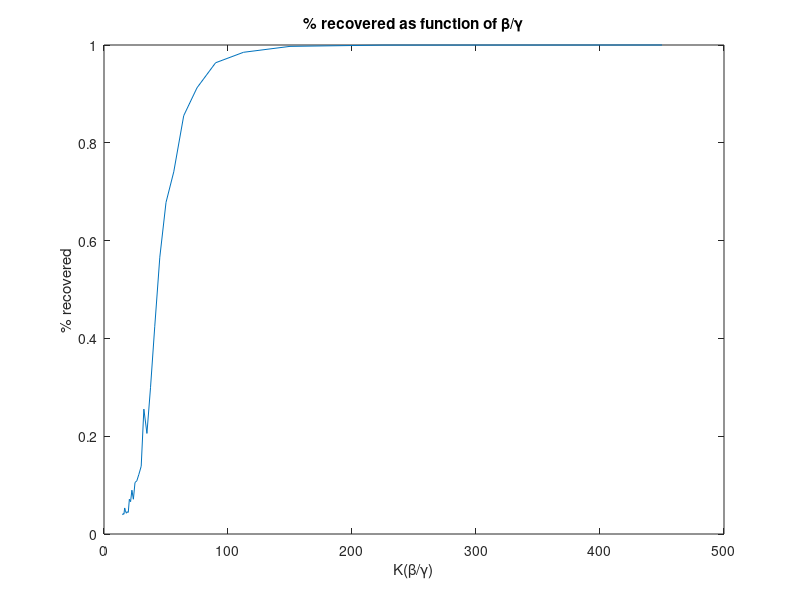
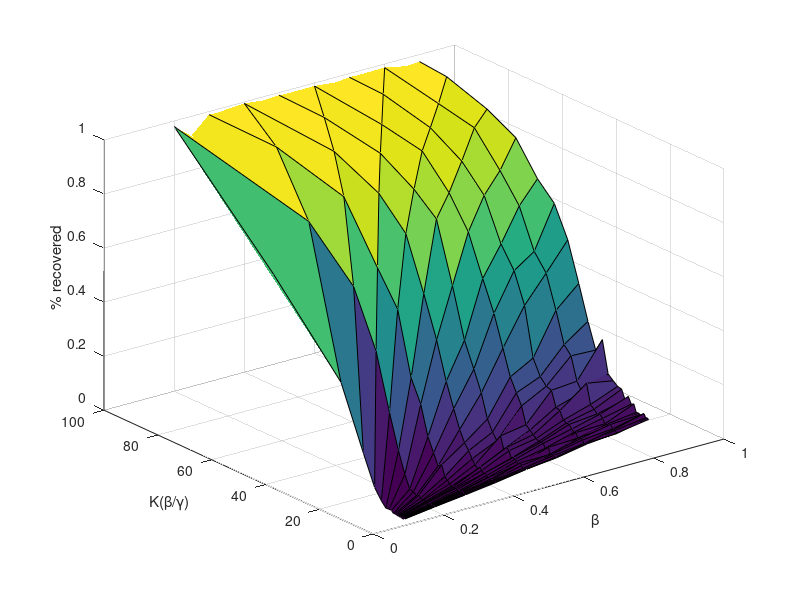

MATLAB code for these plots, in order:
allData = load('allData.mat');

bProbList = [0.1, 0.2, 0.3, 0.4, 0.5, 0.6, 0.7, 0.8, 0.9];

allRecData = allData.allRecData;
allInfData = allData.allInfData;
kSize = 30;

allAvrData = zeros(9,kSize);
allXs = zeros(kSize,9);
allBs = zeros(kSize,9);
for b = 1:9
    avrData = zeros(1,kSize);
    for r = 1:10
        
        tmpData = zeros(1,1,kSize);
        
        tmpRecData = zeros(1,1,kSize);
        tmpRecData = allRecData(b,r,1:kSize);
        
        tmpInfData = zeros(1,1,kSize);
        tmpInfData = allInfData(b,r,1:kSize);
        
        tmpData = tmpRecData + tmpInfData;
        
        tmpData = reshape(tmpData, 1, kSize);
        avrData = avrData + tmpData;
    end
    avrData = avrData./10; %avr over runs
    avrData = avrData./1000; % perent rec
    bp = bProbList(b);
    
    allAvrData(b,:) = avrData;
    xs = [];
    xs = [1:kSize]*0.002;
    xs = bp./xs;
    allXs(:,b) = xs;
    allBs(:,b) = bp;
  

end


%Plots
figure(1)
% plot(allXs(:,6), allAvrData(6,:))
% hold on
plot(allXs(:,9), allAvrData(9,:))
xlabel('K(\beta/\gamma)')
ylabel('% recovered')
% legend('\beta = 0.6', '\beta = 0.3')
title('% recovered as function of \beta/\gamma')
hold off

allAvrData = allAvrData';
figure(2)
surf(allBs,allXs,allAvrData)
xlabel('\beta')
ylabel('K(\beta/\gamma)')
zlabel('% recovered')
ylim([0 100]);



